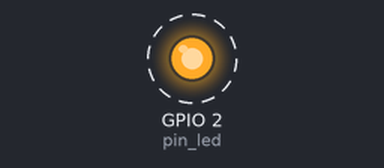
The program below on a simulated ESP32 board running MicroPython. Parts: output pins drawn as LEDs (lit = HIGH). Dashed ring = blinking.

Above: at 0.2 s.
Timing chart, 0 to 3.0 s (numbered marks = the images above):
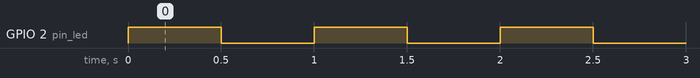

Measured:
- by itself, GPIO 2 (pin_led): alternates HIGH for 0.50 s and LOW for 0.50 s

The program:

main.py
```python
"""
    * e-mail : rachelsysteme@gmail.com
    * gitHub : https://github.com/RS-malik-el
    * Donation : paypal.me/RachelSysteme
    *
    * @AUTHEUR : RACHEL SYSTEME
    * DATE : 28/07/2022
    *
    * @Board : ESP32
"""
from machine import Pin
from time import sleep_ms

# Définition du pin comme une sortie
pin_led = Pin(2, mode=Pin.OUT)

while True:
    pin_led.on()  # Allume de la led
    sleep_ms(500) # Pause
    pin_led.off() # Extincion de la led
    sleep_ms(500) # Pause

# Différentes manières de mettre un programme en pause
# time.sleep(temps en seconde)
# time.sleep_ms(temps en millis seconde)
# time.sleep_us(temps en micro seconde)
```
